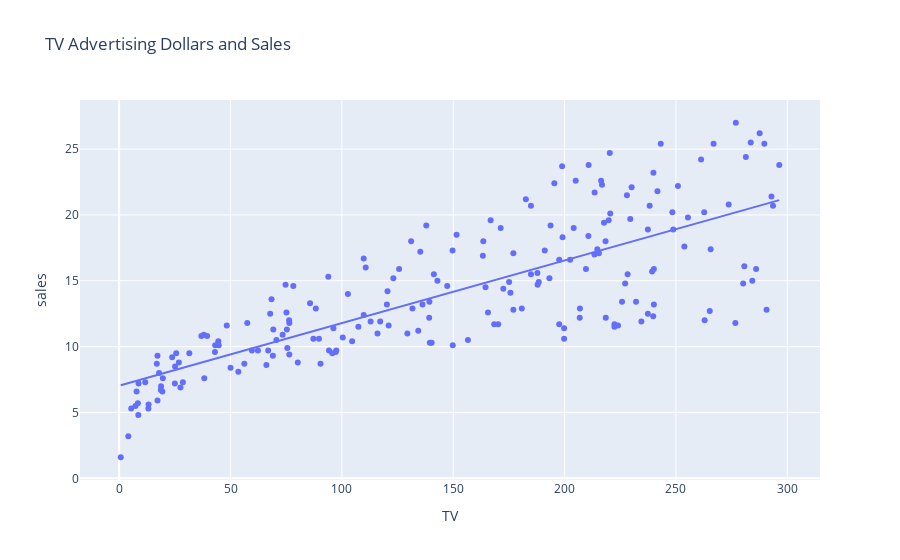

The code cell stored with this chart in its notebook:
### Markdown cell above
### Conclusion so far

Based on above initial checks, we can confidently say that TV and radio appear to be good predictors for our regression analysis. Newspaper is very heavily skewed and also doesnt show any clear linear relationship with the target. 
> We'll move ahead with our analysis using TV and radio, and rule out newspaper because we believe it violates OLS assumptions

Note: Kurtosis can be dealt with using techniques like log normalization to "push" the peak towards the center of distribution. You'll learn about this later on.

## Step 4: Run a simple regression in Statsmodels with TV as a predictor

### Code cell
fig = px.scatter(df,x='TV',y='sales',trendline='ols',title='TV Advertising Dollars and Sales')
model = sm.formula.ols(formula='sales~TV',data=df).fit()
fig.show()
model.summary()

### Figure 1 — Plotly figure (JSON) as saved in the notebook; plotly's stock layout.template omitted (floating-point values rounded to 4 significant figures; data arrays with more than 128 entries replaced by an {"elided": "..."} marker saying what was removed)
{"data": [{"hovertemplate": "TV=%{x}<br>sales=%{y}<extra></extra>", "legendgroup": "", "marker": {"color": "#636efa", "symbol": "circle"}, "mode": "markers", "name": "", "orientation": "v", "showlegend": false, "type": "scatter", "x": {"elided": "200 float values"}, "xaxis": "x", "y": {"elided": "200 float values"}, "yaxis": "y"}, {"hovertemplate": "<b>OLS trendline</b><br>sales = 0.0475366 * TV + 7.03259<br>R<sup>2</sup>=0.611875<br><br>TV=%{x}<br>sales=%{y} <b>(trend)</b><extra></extra>", "legendgroup": "", "marker": {"color": "#636efa", "symbol": "circle"}, "mode": "lines", "name": "", "showlegend": false, "type": "scatter", "x": {"elided": "200 float values"}, "xaxis": "x", "y": {"elided": "200 float values"}, "yaxis": "y"}], "layout": {"legend": {"tracegroupgap": 0}, "title": {"text": "TV Advertising Dollars and Sales"}, "xaxis": {"anchor": "y", "domain": [0, 1], "title": {"text": "TV"}}, "yaxis": {"anchor": "x", "domain": [0, 1], "title": {"text": "sales"}}}}
